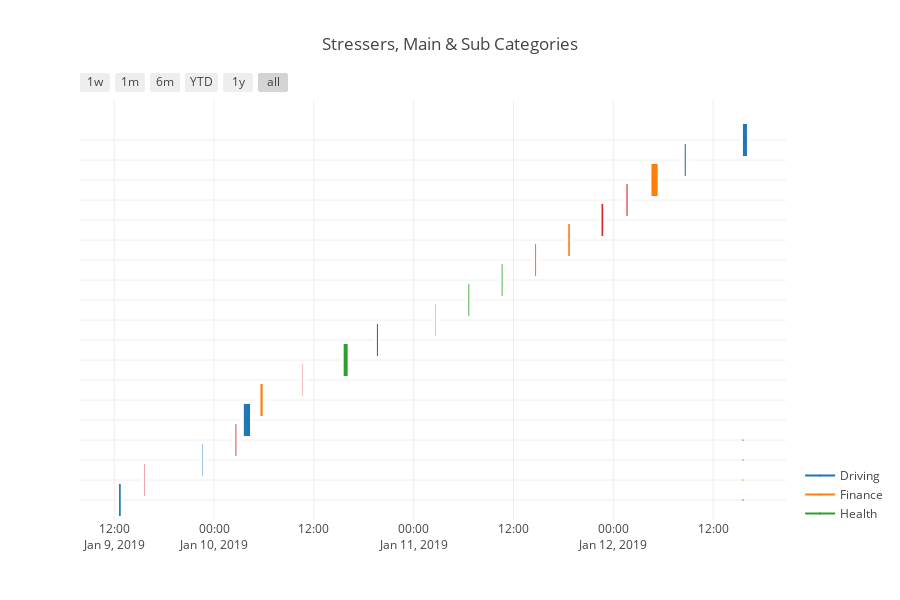

The notebook cell saved with this chart:
### Markdown cell above
### Gantt Chart
A Gantt chart is typically utilzed to show scheduling information, we utilize it to provide a temporal breakdown of events in different classes.  You will see the same major category labels as before; however, this chart shows the details of the stressors when you place the mouse cursor over the boxes.  This particular chart is interactive and zoomable.  Try it out by dragging a box around some of the data to zoom in and see the data in more detail.  To go back, click on the __home__ icon to reset the zoom to the original state.

### Code cell
plot_stress_gantt(stress_stream)

### Figure 1 — Plotly figure (JSON) as saved in the notebook; plotly's stock layout.template omitted (floating-point values rounded to 4 significant figures)
{"data": [{"marker": {"color": "white"}, "name": "", "type": "scatter", "uid": "00249546-48f9-4748-9da6-d0fb988550d3", "x": ["2019-01-09 12:34:59", "2019-01-09 12:46:59"], "y": [0, 0]}, {"marker": {"color": "white"}, "name": "", "type": "scatter", "uid": "2aa9efe0-df7f-4b30-a90e-5b6ab644254f", "x": ["2019-01-09 15:34:59", "2019-01-09 15:37:59"], "y": [1, 1]}, {"marker": {"color": "white"}, "name": "", "type": "scatter", "uid": "f13081e1-d51e-49c9-97e8-a4fc383285c7", "x": ["2019-01-09 22:34:59", "2019-01-09 22:37:59"], "y": [2, 2]}, {"marker": {"color": "white"}, "name": "", "type": "scatter", "uid": "087f44e8-81f8-464e-962c-74a785d25dd3", "x": ["2019-01-10 02:34:59", "2019-01-10 02:40:59"], "y": [3, 3]}, {"marker": {"color": "white"}, "name": "", "type": "scatter", "uid": "7e9174a4-c0f3-4f5e-9a84-a05b1cd5d3c7", "x": ["2019-01-10 03:34:59", "2019-01-10 04:19:59"], "y": [4, 4]}, {"marker": {"color": "white"}, "name": "", "type": "scatter", "uid": "9f1e52b0-19b4-4cb8-b514-a773be819118", "x": ["2019-01-10 05:34:59", "2019-01-10 05:50:59"], "y": [5, 5]}, {"marker": {"color": "white"}, "name": "", "type": "scatter", "uid": "e94fe158-d8d6-4f79-9107-0378ecc9e399", "x": ["2019-01-10 10:34:59", "2019-01-10 10:36:59"], "y": [6, 6]}, {"marker": {"color": "white"}, "name": "", "type": "scatter", "uid": "84a7cf18-a25d-4353-96f6-b98f939f6866", "x": ["2019-01-10 15:34:59", "2019-01-10 16:03:59"], "y": [7, 7]}, {"marker": {"color": "white"}, "name": "", "type": "scatter", "uid": "67863c0c-9d8b-4da2-8635-8fccb818b802", "x": ["2019-01-10 19:34:59", "2019-01-10 19:42:59"], "y": [8, 8]}, {"marker": {"color": "white"}, "name": "", "type": "scatter", "uid": "a3dd3efa-dff9-4242-8c8a-b5d15c71d268", "x": ["2019-01-11 02:34:59", "2019-01-11 02:36:59"], "y": [9, 9]}, {"marker": {"color": "white"}, "name": "", "type": "scatter", "uid": "d7b796fc-180d-4bba-aa1d-180ce7949896", "x": ["2019-01-11 06:34:59", "2019-01-11 06:40:59"], "y": [10, 10]}, {"marker": {"color": "white"}, "name": "", "type": "scatter", "uid": "89082093-c953-4c0f-8fa7-feaf7af7f16f", "x": ["2019-01-11 10:34:59", "2019-01-11 10:40:59"], "y": [11, 11]}, {"marker": {"color": "white"}, "name": "", "type": "scatter", "uid": "5aff5924-e3ae-4b11-ae59-9fcaa06da93a", "x": ["2019-01-11 14:34:59", "2019-01-11 14:42:59"], "y": [12, 12]}, {"marker": {"color": "white"}, "name": "", "type": "scatter", "uid": "1adc8641-e9c0-4437-a444-45ca3abbdba2", "x": ["2019-01-11 18:34:59", "2019-01-11 18:46:59"], "y": [13, 13]}, {"marker": {"color": "white"}, "name": "", "type": "scatter", "uid": "b4186355-b3b0-4540-b39d-404f6635af96", "x": ["2019-01-11 22:34:59", "2019-01-11 22:46:59"], "y": [14, 14]}, {"marker": {"color": "white"}, "name": "", "type": "scatter", "uid": "1c12b9d1-e211-4654-9065-c446e466eb44", "x": ["2019-01-12 01:34:59", "2019-01-12 01:42:59"], "y": [15, 15]}, {"marker": {"color": "white"}, "name": "", "type": "scatter", "uid": "910ef8a2-3023-406a-b16a-2363cec109e2", "x": ["2019-01-12 04:34:59", "2019-01-12 05:19:59"], "y": [16, 16]}, {"marker": {"color": "white"}, "name": "", "type": "scatter", "uid": "72762ede-821d-42c5-9962-6c1acf6cfdde", "x": ["2019-01-12 08:34:59", "2019-01-12 08:42:59"], "y": [17, 17]}, {"marker": {"color": "white"}, "name": "", "type": "scatter", "uid": "0b553a1f-81d0-4aa4-bd74-0af6fd899e10", "x": ["2019-01-12 15:34:59", "2019-01-12 16:03:59"], "y": [18, 18]}, {"hoverinfo": "none", "marker": {"color": "rgb(31, 119, 180)", "size": 1}, "name": "Driving", "showlegend": true, "type": "scatter", "uid": "72c43e90-a1c5-4f01-845c-c28331af2372", "x": ["2019-01-12 15:34:59", "2019-01-12 15:34:59"], "y": [0, 0]}, {"hoverinfo": "none", "marker": {"color": "rgb(255, 127, 14)", "size": 1}, "name": "Finance", "showlegend": true, "type": "scatter", "uid": "14fdb83f-6cb0-4c06-a91b-96428396273a", "x": ["2019-01-12 15:34:59", "2019-01-12 15:34:59"], "y": [1, 1]}, {"hoverinfo": "none", "marker": {"color": "rgb(44, 160, 44)", "size": 1}, "name": "Health", "showlegend": true, "type": "scatter", "uid": "c6d2b5ee-03fa-478b-97c6-2661cd6688ad", "x": ["2019-01-12 15:34:59", "2019-01-12 15:34:59"], "y": [2, 2]}, {"hoverinfo": "none", "marker": {"color": "rgb(214, 39, 40)", "size": 1}, "name": "Job", "showlegend": true, "type": "scatter", "uid": "dee17041-acba-44c1-a2b8-f8b99a397c4b", "x": ["2019-01-12 15:34:59", "2019-01-12 15:34:59"], "y": [3, 3]}], "layout": {"height": 600, "hovermode": "closest", "shapes": [{"fillcolor": "rgb(31, 119, 180)", "line": {"width": 0}, "opacity": 1, "type": "rect", "x0": "2019-01-09 12:34:59", "x1": "2019-01-09 12:46:59", "xref": "x", "y0": -0.8, "y1": 0.8, "yref": "y"}, {"fillcolor": "rgb(214, 39, 40)", "line": {"width": 0}, "opacity": 1, "type": "rect", "x0": "2019-01-09 15:34:59", "x1": "2019-01-09 15:37:59", "xref": "x", "y0": 0.2, "y1": 1.8, "yref": "y"}, {"fillcolor": "rgb(31, 119, 180)", "line": {"width": 0}, "opacity": 1, "type": "rect", "x0": "2019-01-09 22:34:59", "x1": "2019-01-09 22:37:59", "xref": "x", "y0": 1.2, "y1": 2.8, "yref": "y"}, {"fillcolor": "rgb(214, 39, 40)", "line": {"width": 0}, "opacity": 1, "type": "rect", "x0": "2019-01-10 02:34:59", "x1": "2019-01-10 02:40:59", "xref": "x", "y0": 2.2, "y1": 3.8, "yref": "y"}, {"fillcolor": "rgb(31, 119, 180)", "line": {"width": 0}, "opacity": 1, "type": "rect", "x0": "2019-01-10 03:34:59", "x1": "2019-01-10 04:19:59", "xref": "x", "y0": 3.2, "y1": 4.8, "yref": "y"}, {"fillcolor": "rgb(255, 127, 14)", "line": {"width": 0}, "opacity": 1, "type": "rect", "x0": "2019-01-10 05:34:59", "x1": "2019-01-10 05:50:59", "xref": "x", "y0": 4.2, "y1": 5.8, "yref": "y"}, {"fillcolor": "rgb(214, 39, 40)", "line": {"width": 0}, "opacity": 1, "type": "rect", "x0": "2019-01-10 10:34:59", "x1": "2019-01-10 10:36:59", "xref": "x", "y0": 5.2, "y1": 6.8, "yref": "y"}, {"fillcolor": "rgb(44, 160, 44)", "line": {"width": 0}, "opacity": 1, "type": "rect", "x0": "2019-01-10 15:34:59", "x1": "2019-01-10 16:03:59", "xref": "x", "y0": 6.2, "y1": 7.8, "yref": "y"}, {"fillcolor": "rgb(31, 119, 180)", "line": {"width": 0}, "opacity": 1, "type": "rect", "x0": "2019-01-10 19:34:59", "x1": "2019-01-10 19:42:59", "xref": "x", "y0": 7.2, "y1": 8.8, "yref": "y"}, {"fillcolor": "rgb(214, 39, 40)", "line": {"width": 0}, "opacity": 1, "type": "rect", "x0": "2019-01-11 02:34:59", "x1": "2019-01-11 02:36:59", "xref": "x", "y0": 8.2, "y1": 9.8, "yref": "y"}, {"fillcolor": "rgb(44, 160, 44)", "line": {"width": 0}, "opacity": 1, "type": "rect", "x0": "2019-01-11 06:34:59", "x1": "2019-01-11 06:40:59", "xref": "x", "y0": 9.2, "y1": 10.8, "yref": "y"}, {"fillcolor": "rgb(44, 160, 44)", "line": {"width": 0}, "opacity": 1, "type": "rect", "x0": "2019-01-11 10:34:59", "x1": "2019-01-11 10:40:59", "xref": "x", "y0": 10.2, "y1": 11.8, "yref": "y"}, {"fillcolor": "rgb(255, 127, 14)", "line": {"width": 0}, "opacity": 1, "type": "rect", "x0": "2019-01-11 14:34:59", "x1": "2019-01-11 14:42:59", "xref": "x", "y0": 11.2, "y1": 12.8, "yref": "y"}, {"fillcolor": "rgb(255, 127, 14)", "line": {"width": 0}, "opacity": 1, "type": "rect", "x0": "2019-01-11 18:34:59", "x1": "2019-01-11 18:46:59", "xref": "x", "y0": 12.2, "y1": 13.8, "yref": "y"}, {"fillcolor": "rgb(214, 39, 40)", "line": {"width": 0}, "opacity": 1, "type": "rect", "x0": "2019-01-11 22:34:59", "x1": "2019-01-11 22:46:59", "xref": "x", "y0": 13.2, "y1": 14.8, "yref": "y"}, {"fillcolor": "rgb(214, 39, 40)", "line": {"width": 0}, "opacity": 1, "type": "rect", "x0": "2019-01-12 01:34:59", "x1": "2019-01-12 01:42:59", "xref": "x", "y0": 14.2, "y1": 15.8, "yref": "y"}, {"fillcolor": "rgb(255, 127, 14)", "line": {"width": 0}, "opacity": 1, "type": "rect", "x0": "2019-01-12 04:34:59", "x1": "2019-01-12 05:19:59", "xref": "x", "y0": 15.2, "y1": 16.8, "yref": "y"}, {"fillcolor": "rgb(31, 119, 180)", "line": {"width": 0}, "opacity": 1, "type": "rect", "x0": "2019-01-12 08:34:59", "x1": "2019-01-12 08:42:59", "xref": "x", "y0": 16.2, "y1": 17.8, "yref": "y"}, {"fillcolor": "rgb(31, 119, 180)", "line": {"width": 0}, "opacity": 1, "type": "rect", "x0": "2019-01-12 15:34:59", "x1": "2019-01-12 16:03:59", "xref": "x", "y0": 17.2, "y1": 18.8, "yref": "y"}], "showlegend": true, "title": {"text": "Stressers, Main & Sub Categories"}, "width": 900, "xaxis": {"autorange": true, "range": ["2019-01-09 07:53:11.3129", "2019-01-12 20:45:46.6871"], "rangeselector": {"buttons": [{"count": 7, "label": "1w", "step": "day", "stepmode": "backward"}, {"count": 1, "label": "1m", "step": "month", "stepmode": "backward"}, {"count": 6, "label": "6m", "step": "month", "stepmode": "backward"}, {"count": 1, "label": "YTD", "step": "year", "stepmode": "todate"}, {"count": 1, "label": "1y", "step": "year", "stepmode": "backward"}, {"step": "all"}]}, "showgrid": true, "type": "date", "zeroline": false}, "yaxis": {"autorange": false, "range": [-1, 20], "showgrid": true, "showticklabels": false, "ticktext": ["Difficulty in navigating", "Unpleasant conversation", "Difficulty in navigating", "Bored / Not enough to do", "Difficulty in navigating", "Missed payment", "Technology barriers", "Physical inability", "Indecision at a traffic intersection", "Late arrival", "Physical inability", "My eating habits", "Unexpected losses", "Unexpected losses", "Unpleasant conversation", "Late arrival", "Unexpected losses", "Saw a police car", "Difficulty in navigating"], "tickvals": [0, 1, 2, 3, 4, 5, 6, 7, 8, 9, 10, 11, 12, 13, 14, 15, 16, 17, 18], "type": "linear", "zeroline": false}}}
